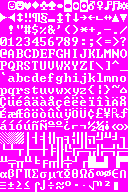
#> input picture df-install/data/art/curses_640x300.bmp, 128 x 192 px
$ python -i hls_decoder.py   (imports and definitions only)
#> lines starting #> are read from the running program, lines starting #| are printed output that depends on the picture
"""HLS segment decoder — extract frames from MPEG-TS segments for temporal analysis."""

from __future__ import annotations

import logging
import subprocess
from pathlib import Path

import cv2
import numpy as np

log = logging.getLogger(__name__)


# [80 lines left out: function decode_segment, not called in this run]


def compute_motion_energy(frames: list[np.ndarray]) -> float:
    """Compute mean motion energy across consecutive frame pairs.

    Returns 0.0 (no motion) to 1.0 (maximum change).
    """
    if len(frames) < 2:
        return 0.0

    energies = []
    for i in range(1, len(frames)):
        prev_gray = cv2.cvtColor(frames[i - 1], cv2.COLOR_BGR2GRAY)
        curr_gray = cv2.cvtColor(frames[i], cv2.COLOR_BGR2GRAY)
        diff = cv2.absdiff(prev_gray, curr_gray)
        energies.append(float(diff.mean()) / 255.0)

    return sum(energies) / len(energies) if energies else 0.0

>>> import cv2
>>> picture = cv2.imread('../../df-install/data/art/curses_640x300.bmp', cv2.IMREAD_GRAYSCALE)
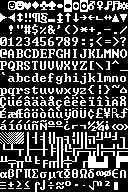
#> picture: shape (192, 128); values 105 (black) and 255 (white), 30.2% white in thin lines or dots
#> the loop in compute_motion_energy, `for i in range(1, len(frames)):` made 1 pass
#> after the loop in compute_motion_energy, `for i in range(1, len(frames)):`: energies = []
#> (the run stopped early here; a loop or call above may not have finished)

$ run again, on df-install/data/art/curses_800x600.bmp
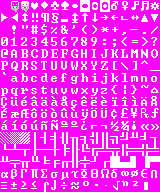
#> input picture df-install/data/art/curses_800x600.bmp, 160 x 192 px
#> `picture = cv2.imread('../../df-install/data/art/curses_640x300.bmp', c..`:
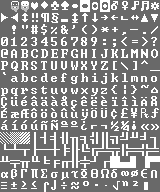
#> picture: shape (192, 160); min 105, max 255, mean 142.4
#> the loop in compute_motion_energy, `for i in range(1, len(frames)):` made 1 pass
#> after the loop in compute_motion_energy, `for i in range(1, len(frames)):`: energies = []

$ run again, on df-install/data/art/curses_square_16x16.bmp
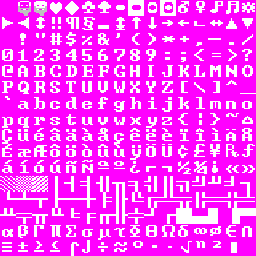
#> input picture df-install/data/art/curses_square_16x16.bmp, 256 x 256 px
#> `picture = cv2.imread('../../df-install/data/art/curses_640x300.bmp', c..`:
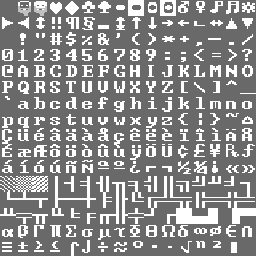
#> picture: shape (256, 256); min 105, max 255, mean 142.4
#> the loop in compute_motion_energy, `for i in range(1, len(frames)):` made 1 pass
#> after the loop in compute_motion_energy, `for i in range(1, len(frames)):`: energies = []

$ run again, on df-install/data/art/mouse.bmp
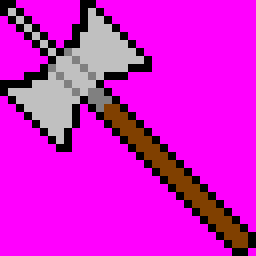
#> input picture df-install/data/art/mouse.bmp, 32 x 32 px (shown 8 times larger)
#> `picture = cv2.imread('../../df-install/data/art/curses_640x300.bmp', c..`:
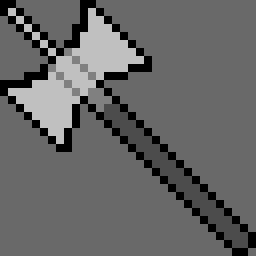
#> picture: shape (32, 32) (shown 8 times larger); min 0, max 192, mean 101.6
#> the loop in compute_motion_energy, `for i in range(1, len(frames)):` made 1 pass
#> after the loop in compute_motion_energy, `for i in range(1, len(frames)):`: energies = []
